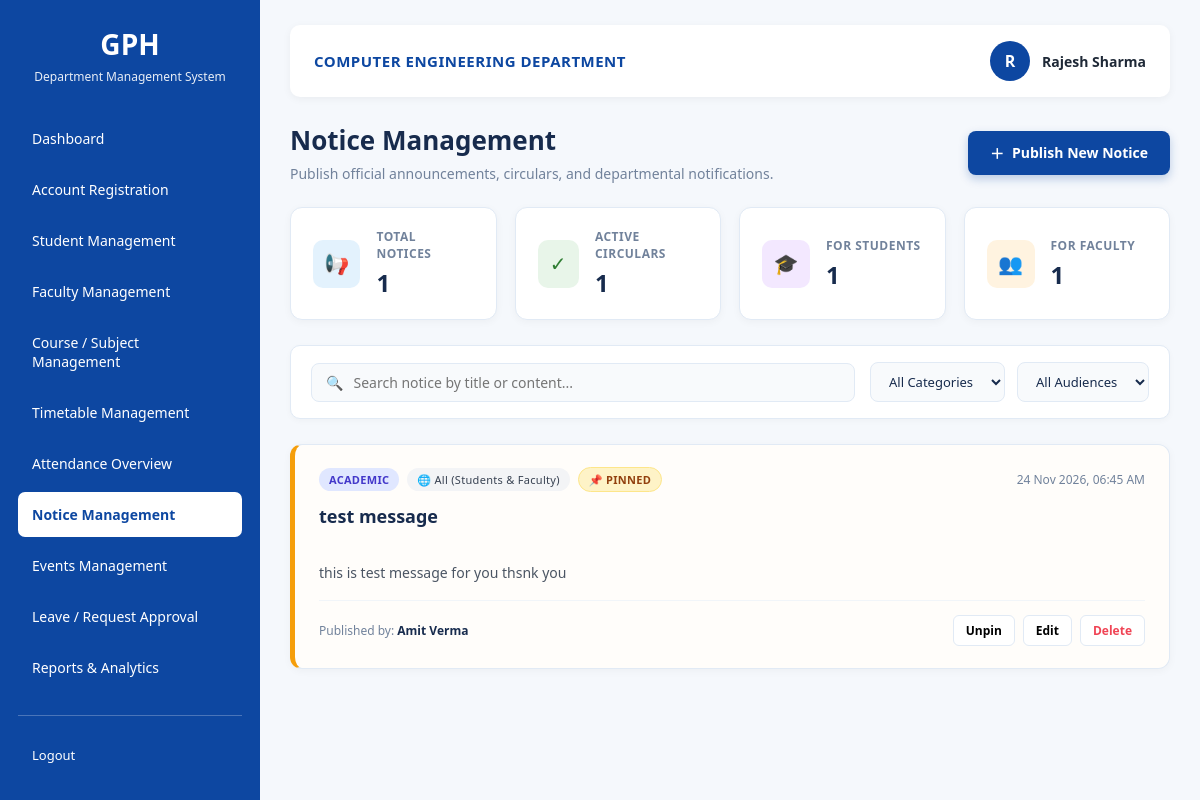
The app's page /notice-management (signed in) with its own data.
### models.py (models this page shows)
class Notice(db.Model):
    __tablename__ = "notice"
    id = db.Column(db.Integer, primary_key=True)
    title = db.Column(db.String(200), nullable=False)
    description = db.Column(db.Text, nullable=False)
    category = db.Column(db.String(50), nullable=False, default="General")  # Academic, Exam, Holiday, Urgent, General
    target_audience = db.Column(db.String(50), nullable=False, default="All")  # All, Students, Faculty
    attachment_url = db.Column(db.String(255), nullable=True)
    is_pinned = db.Column(db.Boolean, default=False)
    is_active = db.Column(db.Boolean, default=True)
    created_at = db.Column(db.DateTime, default=datetime.utcnow)
    updated_at = db.Column(db.DateTime, default=datetime.utcnow, onupdate=datetime.utcnow)
    author_name = db.Column(db.String(100), default="Head of Department")

### routes/hod.py (the view)
@hod_bp.route("/notice-management")
def notice_management():
    redirect_resp = require_hod()
    if redirect_resp:
        return redirect_resp
    q = request.args.get("q", "").strip()
    category = request.args.get("category", "All").strip()
    audience = request.args.get("audience", "All").strip()
    query = Notice.query
    if q:
        search_filter = db.or_(
            Notice.title.ilike(f"%{q}%"),
            Notice.description.ilike(f"%{q}%")
        )
        query = query.filter(search_filter)
    if category and category != "All":
        query = query.filter(Notice.category == category)
    if audience and audience != "All":
        query = query.filter(Notice.target_audience == audience)
    notices = query.order_by(Notice.is_pinned.desc(), Notice.created_at.desc()).all()
    total_notices = Notice.query.count()
    active_notices = Notice.query.filter_by(is_active=True).count()
    student_notices = Notice.query.filter(Notice.target_audience.in_(["All", "Students"])).count()
    faculty_notices = Notice.query.filter(Notice.target_audience.in_(["All", "Faculty"])).count()
    return render_template(
        "notice_management.html",
        notices=notices,
        total_notices=total_notices,
        active_notices=active_notices,
        student_notices=student_notices,
        faculty_notices=faculty_notices,
        current_q=q,
        current_category=category,
        current_audience=audience
    )

### routes/hod.py (called while the page is built)
def require_hod():
    if "user_id" not in session:
        return redirect(url_for("auth.login"))
    if session.get("user_role", "").lower() != "hod":
        abort(403)
    return None

### templates/notice_management.html (shortened to what this page needs)
{% extends "hodBase.html" %}
{% block stylesheets %}
{{ url_for('static', filename='css/notice_management.css') }}
{% endblock %}
{% block content %}
<main class="main-content notice-management-page">
    <header class="topbar">
        <span>COMPUTER ENGINEERING DEPARTMENT</span>
        <div class="profile">
            <span class="avatar">{{ (session.get('user_name', 'HOD')|first)|upper }}</span>
            <span>{{ session.get('user_name', 'HOD') }}</span>
        </div>
    </header>
    <section class="page-heading">
        <div>
            <h1>Notice Management</h1>
            <p>Publish official announcements, circulars, and departmental notifications.</p>
        </div>
        <button type="button" class="btn-publish" id="openCreateNoticeBtn">
            <span>＋</span> Publish New Notice
        </button>
    </section>
    <section class="stats-grid">
        <div class="stat-card">
            <div class="stat-icon blue">📢</div>
            <div>
                <p>Total Notices</p>
                <h2>{{ total_notices }}</h2>
            </div>
        </div>
        <div class="stat-card">
            <div class="stat-icon green">✓</div>
            <div>
                <p>Active Circulars</p>
                <h2>{{ active_notices }}</h2>
            </div>
        </div>
        <div class="stat-card">
            <div class="stat-icon purple">🎓</div>
            <div>
                <p>For Students</p>
                <h2>{{ student_notices }}</h2>
            </div>
        </div>
        <div class="stat-card">
            <div class="stat-icon orange">👥</div>
            <div>
                <p>For Faculty</p>
                <h2>{{ faculty_notices }}</h2>
            </div>
        </div>
    </section>
    <section class="toolbar-card">
        <form method="GET" action="{{ url_for('hod.notice_management') }}" class="filter-form">
            <div class="search-box">
                <span class="search-icon">🔍</span>
                <input
                    type="text"
                    name="q"
                    placeholder="Search notice by title or content..."
                    value="{{ current_q or '' }}"
                >
            </div>
            <div class="filter-group">
                <select name="category" onchange="this.form.submit()">
                    <option value="All" {% if current_category == 'All' or not current_category %}selected{% endif %}>All Categories</option>
                </select>
                <select name="audience" onchange="this.form.submit()">
                    <option value="All" {% if current_audience == 'All' or not current_audience %}selected{% endif %}>All Audiences</option>
                </select>
            </div>
        </form>
    </section>
    <section class="notices-container">
        {% if notices %}
            <div class="notices-grid">
                {% for notice in notices %}
                <article class="notice-card {% if notice.is_pinned %}pinned-card{% endif %}">
                    <div class="card-header">
                        <div class="badges-row">
                            <span class="badge badge-category badge-{{ notice.category|lower }}">{{ notice.category }}</span>
                            <span class="badge badge-audience">
                                {% if notice.target_audience == 'Students' %}🎓 Students
                                {% elif notice.target_audience == 'Faculty' %}👥 Faculty
                                {% else %}🌐 All (Students & Faculty){% endif %}
                            </span>
                            {% if notice.is_pinned %}
                            <span class="badge badge-pinned">📌 Pinned</span>
                            {% endif %}
                        </div>
                        <div class="date-tag">
                            {{ notice.created_at.strftime('%d %b %Y, %I:%M %p') }}
                        </div>
                    </div>
                    <h3 class="notice-title">{{ notice.title }}</h3>
                    <div class="notice-body">
                        {{ notice.description }}
                    </div>
                    <div class="card-footer">
                        <div class="author-info">
                            <span>Published by:</span>
                            <strong>{{ notice.author_name }}</strong>
                        </div>
                        <div class="card-actions">
                            <form method="POST" action="{{ url_for('hod.toggle_pin', notice_id=notice.id) }}" style="display:inline;">
                                <button type="submit" class="action-btn pin-btn" title="{{ 'Unpin Notice' if notice.is_pinned else 'Pin Notice to Top' }}">
                                    {{ 'Unpin' if notice.is_pinned else 'Pin' }}
                                </button>
                            </form>
                            <button
                                type="button"
                                class="action-btn edit-btn"
                                onclick="openEditModal(
                                    '{{ notice.id }}',
                                    '{{ notice.title|escape }}',
                                    '{{ notice.category }}',
                                    '{{ notice.target_audience }}',
                                    '{{ notice.attachment_url or '' }}',
                                    {{ 'true' if notice.is_pinned else 'false' }},
                                    `{{ notice.description|replace('`', '\\`') }}`
                                )"
                            >
                                Edit
                            </button>
                            <form
                                method="POST"
                                action="{{ url_for('hod.delete_notice', notice_id=notice.id) }}"
                                style="display:inline;"
                                onsubmit="return confirm('Are you sure you want to delete this notice? This action cannot be undone.');"
                            >
                                <button type="submit" class="action-btn delete-btn">Delete</button>
                            </form>
                        </div>
                    </div>
                </article>
                {% endfor %}
            </div>
        {% endif %}
    </section>
</main>
{% endblock %}

### templates/hodBase.html (shortened to what this page needs)
<!DOCTYPE html>
<html lang="en">
<head>
    <link rel="stylesheet" href="{% block stylesheets %}{%endblock%}">
</head>
<body>
    <aside class="sidebar">
        <div class="logo">
            <h2>GPH</h2>
            <p>Department Management System</p>
        </div>
        <nav>
            <a href="{{ url_for('faculty.dashboard') if session.get('user_role') == 'faculty' else url_for('hod.hod_dashboard') }}"
                class="{{ 'active' if (request.endpoint == 'hod.hod_dashboard' or request.endpoint == 'faculty.dashboard') else '' }}">
                Dashboard
            </a>
            {% if session.get('user_role', '').lower() == 'hod' %}
            <a href="{{ url_for('auth.register') }}" class="{{ 'active' if request.endpoint == 'auth.register' else '' }}">Account
                Registration</a>
            {% endif %}
            <a href="{{ url_for('hod.student_management') }}"
                class="{{ 'active' if request.endpoint == 'hod.student_management' else '' }}">
                Student Management
            </a>
            <a href="{{ url_for('hod.faculty_management') }}"
                class="{{ 'active' if request.endpoint == 'hod.faculty_management' else '' }}">
                Faculty Management
            </a>
            <a href="#">
                Course / Subject Management
            </a>
            <a href="#">
                Timetable Management
            </a>
            <a href="#">
                Attendance Overview
            </a>
            <a href="{{ url_for('hod.notice_management') }}"
                class="{{ 'active' if request.endpoint == 'hod.notice_management' else '' }}">
                Notice Management
            </a>
            <a href="#">
                Events Management
            </a>
            <a href="#">
                Leave / Request Approval
            </a>
            <a href="#">
                Reports & Analytics
            </a>
        </nav>
        <div class="logout">
            <a href="{{ url_for('auth.logout') }}">Logout</a>
        </div>
    </aside>
    {%block content%} {%endblock%}
</body>
</html>

### records on screen
Notice: category "ACADEMIC", target_audience "🌐 All (Students & Faculty)", shows "📌 PINNED", created_at "24 Nov 2026, 06:45 AM", title "test message", description "this is test message for you thsnk you", author_name "Amit Verma", is_pinned "Unpin"

### other values on screen
{{ (session.get('user_name', 'HOD')|first)|upper }} "R"
{{ session.get('user_name', 'HOD') }} "Rajesh Sharma"
{{ total_notices }} "1"
{{ active_notices }} "1"
{{ student_notices }} "1"
{{ faculty_notices }} "1"
